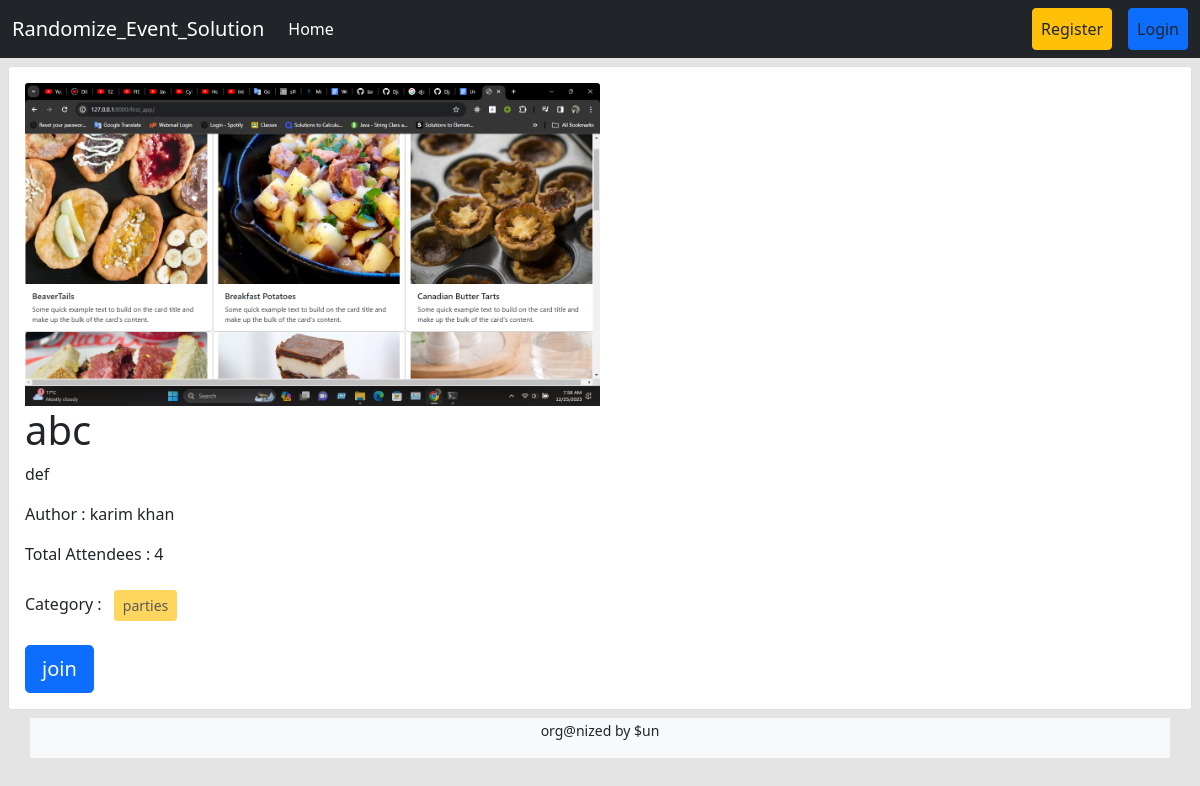
Page /post/details/5/ on the committed database.
### posts/models.py (models this page shows, shortened)
class Post(models.Model):
    title = models.CharField(max_length=50)
    description = models.TextField()
    category = models.ManyToManyField(Category) # ekta post multiple categorir moddhe thakte pare abar ekta categorir moddhe multiple post thakte pare
    author = models.ForeignKey(User, on_delete=models.CASCADE)
    image = models.ImageField(upload_to='posts/media/uploads/', blank = True, null = True)
    attendance_quantity = models.IntegerField(blank = True, null = True)
    time = models.CharField(max_length = 20, blank = True, null = True)
    location = models.CharField(max_length=255, blank = True, null = True)
    share_with = models.CharField(max_length=255, blank = True, choices = CHOICES, null = True)

### categories/models.py (models this page shows, shortened)
class Category(models.Model):
    name = models.CharField(max_length=100)
    slug = models.SlugField(max_length=100,unique=True, null=True, blank=True)

### posts/views.py (the view, shortened to what this page needs)
# urls.py: path('details/<int:id>/', views.DetailPostView.as_view(), name='detail_post'),
class DetailPostView(DetailView):
    model = models.Post
    pk_url_kwarg = 'id'
    template_name = 'post_details.html'
    def get_context_data(self, **kwargs):
        context = super().get_context_data(**kwargs)
        post = self.object # post model er object ekhane store korlam
        comments = post.comments.all()
        comment_form = forms.CommentForm()
        context['comments'] = comments
        context['comment_form'] = comment_form
        return context

### posts/templates/post_details.html (shortened to what this page needs)
{% extends 'base.html' %}
{% load crispy_forms_tags %}
{% block content %}
<div class="col-12">
    <div class="card m-2">
        <div class="card-body">
            <img src="{{post.image.url}}" class="card-img-top" alt="..." style="width:50%;">
            <h1 class="card-title">{{post.title}}</h1>
            <p class="card-text">{{post.description}}</p>
            <p>Author : {{post.author.first_name}} {{post.author.last_name}}</p>
             <p>Total Attendees : {{post.attendance_quantity}}</p>
            <p>
                Category : {% for cat in post.category.all %}
                <button class="btn btn-warning btn-sm m-2" disabled>
                    {{cat.name}}
                </button>
                {% endfor %}
            </p>
                <a href="{% url 'detail_bye' post.id %}" class="btn btn-primary btn-lg">join</a>
        </div>
    </div>
</div>
{% endblock %}

### rows in the picture
Post: image (picture), title "abc", description "def", author.first_name "karim", author.last_name "khan", attendance_quantity "4"
Category: name "parties"
